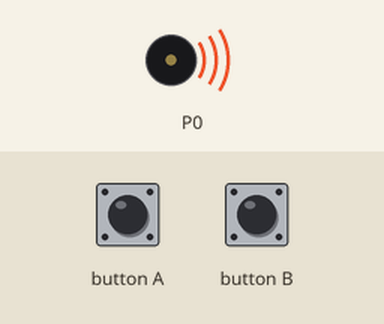
Recording of a program running on a simulated BBC micro:bit (MakeCode). On the bench: buzzer (waves = sounding).

Above: at 0.2 s.
At 9.8 s:
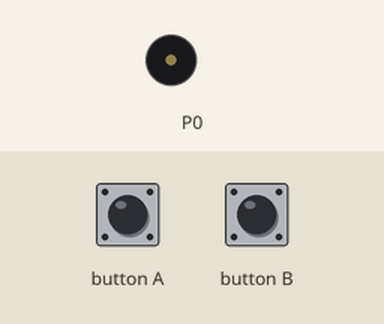
Timing chart, 0 to 10.5 s (numbered marks = the images above):
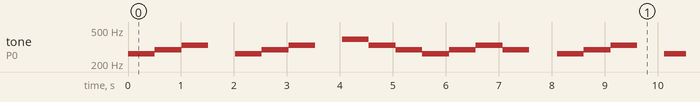

The program:

main.ts
```typescript
input.onButtonPressed(Button.A, function () {
    音 += 1
})
input.onButtonPressed(Button.B, function () {
    音 += -1
})
let 音 = 0
basic.forever(function () {
    music.playTone(262 + 音, music.beat(BeatFraction.Whole))
    music.playTone(294 + 音, music.beat(BeatFraction.Whole))
    music.playTone(330 + 音, music.beat(BeatFraction.Whole))
    music.rest(music.beat(BeatFraction.Whole))
    music.playTone(262 + 音, music.beat(BeatFraction.Whole))
    music.playTone(294 + 音, music.beat(BeatFraction.Whole))
    music.playTone(330 + 音, music.beat(BeatFraction.Whole))
    music.rest(music.beat(BeatFraction.Whole))
    music.playTone(392 + 音, music.beat(BeatFraction.Whole))
    music.playTone(330 + 音, music.beat(BeatFraction.Whole))
    music.playTone(294 + 音, music.beat(BeatFraction.Whole))
    music.playTone(262 + 音, music.beat(BeatFraction.Whole))
    music.playTone(294 + 音, music.beat(BeatFraction.Whole))
    music.playTone(330 + 音, music.beat(BeatFraction.Whole))
    music.playTone(294 + 音, music.beat(BeatFraction.Whole))
    music.rest(music.beat(BeatFraction.Whole))
})
```

test.ts
```typescript
// テストはここに来ます。このパッケージが拡張機能として使用されるときにはコンパイルされません。
```

Measured:
- by itself, tone on P0: repeats every 8.1 s: 294 Hz 0.51 s, 330 Hz 0.50 s, silent 0.51 s, 262 Hz 0.51 s, 294 Hz 0.51 s, 330 Hz 0.50 s, silent 0.51 s, 392 Hz 0.51 s, 330 Hz 0.51 s, 294 Hz 0.51 s, 262 Hz 0.51 s, 294 Hz 0.51 s, 330 Hz 0.51 s, 294 Hz 0.50 s, silent 0.53 s, 262 Hz 0.51 s
